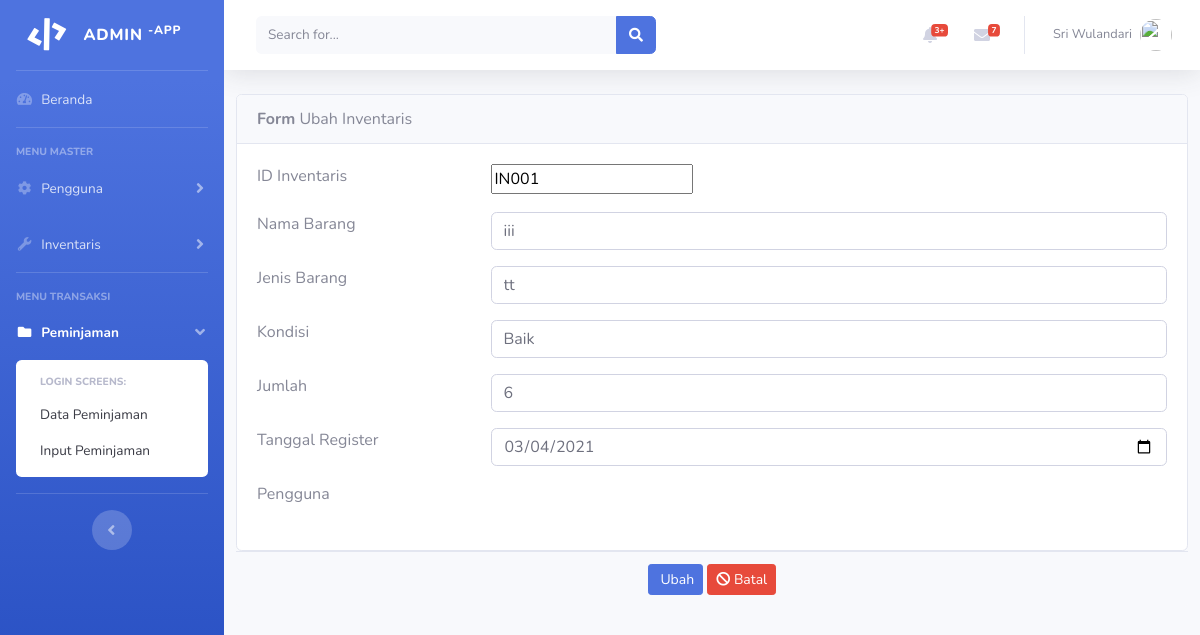
The page /admin/index.php?page=ubh_inventaris&&id=IN001 (signed in) on the database its author committed.
### tables this page shows
CREATE TABLE `tbl_inventaris` (
  `id_inventaris` char(5) NOT NULL,
  `nama_brg` varchar(50) NOT NULL,
  `jenis_brg` varchar(50) NOT NULL,
  `kondisi` varchar(20) NOT NULL,
  `jumlah` int(11) NOT NULL,
  `tgl_register` date NOT NULL
);

### admin/pages/ubh_inventaris.php (the view, shortened to what this page needs)
<?php
$id = $_GET['id'];
$query = "SELECT * FROM tbl_inventaris WHERE id_inventaris='$id'";
$sql = mysqli_query($connect, $query);
$data = mysqli_fetch_array($sql);
?>
<div class="col-lg-12">
  <div class="card">
    <div class="card-header">
      <strong>Form</strong> Ubah Inventaris
    </div>
    <div class="card-body card-block">
      <form action="proses/proses_inventaris.php" method="post" enctype="multipart/form-data" class="form-horizontal">
        <div class="row form-group">
          <div class="col col-md-3"><label for="text-input" class=" formcontrol-label">ID Inventaris</label></div>
          <div class="col-12 col-md-9"><input type="text" id="text-input" readonly name="id_inventaris" value="<?php echo $data['id_inventaris'] ?>" class="formcontrol"></div>
        </div>
        <div class="row form-group">
          <div class="col col-md-3"><label for="text-input" class=" formcontrol-label">Nama Barang</label></div>
          <div class="col-12 col-md-9"><input type="text" id="text-input" name="nama_brg" value="<?php echo $data['nama_brg'] ?>" placeholder="Masukkan Nama Petugas" class="form-control" required=""></div>
        </div>
        <div class="row form-group">
          <div class="col col-md-3"><label for="text-input" class=" formcontrol-label">Jenis Barang</label></div>
          <div class="col-12 col-md-9"><input type="text" id="text-input" name="jenis_brg" value="<?php echo $data['jenis_brg'] ?>" placeholder="Masukkan Nama Petugas" class="form-control" required=""></div>
        </div>
        <div class="row form-group">
          <div class="col col-md-3"><label for="text-input" class=" formcontrol-label">Kondisi</label></div>
          <div class="col-12 col-md-9"><input type="text" id="text-input" name="kondisi" value="<?php echo $data['kondisi'] ?>" placeholder="Masukkan Kondisi Inventaris" class="form-control" required=""></div>
        </div>
        <div class="row form-group">
          <div class="col col-md-3"><label for="text-input" class=" formcontrol-label">Jumlah</label></div>
          <div class="col-12 col-md-9"><input type="number" id="text-input" name="jumlah" value="<?php echo $data['jumlah'] ?>" placeholder="Masukkan Jumlah Inventaris" class="form-control" required=""></div>
        </div>
        <div class="row form-group">
          <div class="col col-md-3"><label for="text-input" class=" formcontrol-label">Tanggal Register</label></div>
          <div class="col-12 col-md-9"><input type="date" id="text-input" name="tgl_register" value="<?php echo $data['tgl_register'] ?>" placeholder="Masukkan Tanggal
Register" class="form-control" required=""></div>
        </div>
        <div class="row form-group">
          <div class="col col-md-3"><label for="select" class=" form-controllabel">Pengguna</label></div>
        </div>
    </div>
  </div>
  <div class="card-footer" align="center">
    <button type="submit" name="ubh_inventaris" class="btn btn-primary btn-sm">
      <i class="fa fa-dot-circle-o"></i> Ubah
    </button>
    <a href="index.php?page=inventaris" class="btn btn-danger btn-sm">
      <i class="fa fa-ban"></i> Batal
    </a>
  </div>
</div>
</div>

### rows shown on the page
tbl_inventaris: id_inventaris "IN001", nama_brg "iii", jenis_brg "tt", kondisi "Baik", jumlah "6", tgl_register "03/04/2021"

### other values the page prints
$_SESSION['nama'] "Sri Wulandari"
